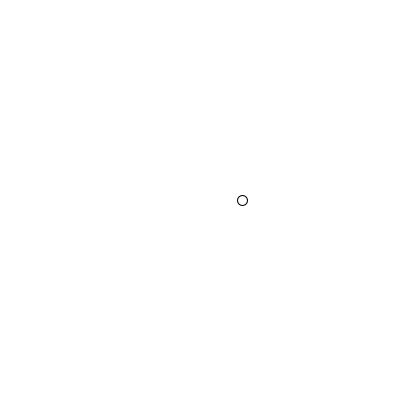
Frame 1 (no input)
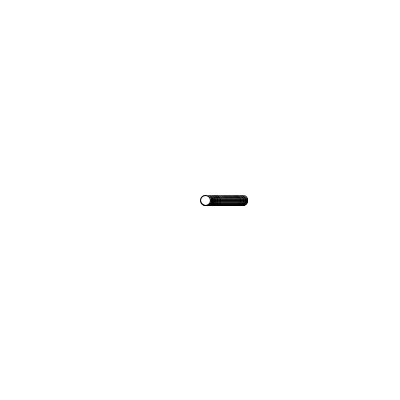
Frame 60 (the mouse pressed at the canvas centre just before this capture)
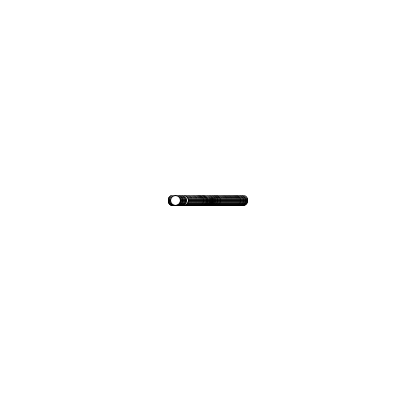
Frame 120 (the mouse held since frame 60 and released just before this capture)

The Processing sketch that drew these frames (run headless with seeded random() and noise(); from frame 60 on, the mouse is pressed at the canvas centre):

// Processing sketch: Lab1_BS12_Noise
// ── Lab1_BS12_Noise.pde
//Kreatives programmieren S25 DMP 
//Martinez
//Lab1. BacktoBasics. Beispiel 12: Noise


float x,y;

void setup () {
  size(400, 400);
  background(255);
  y = height/2;
 // frameRate(2);
}

void draw () {
  
  //background(255);
  x++;
  float n = noise(x/300) * width;
 //println(r);
 ellipse(n,y,10,10);
}
